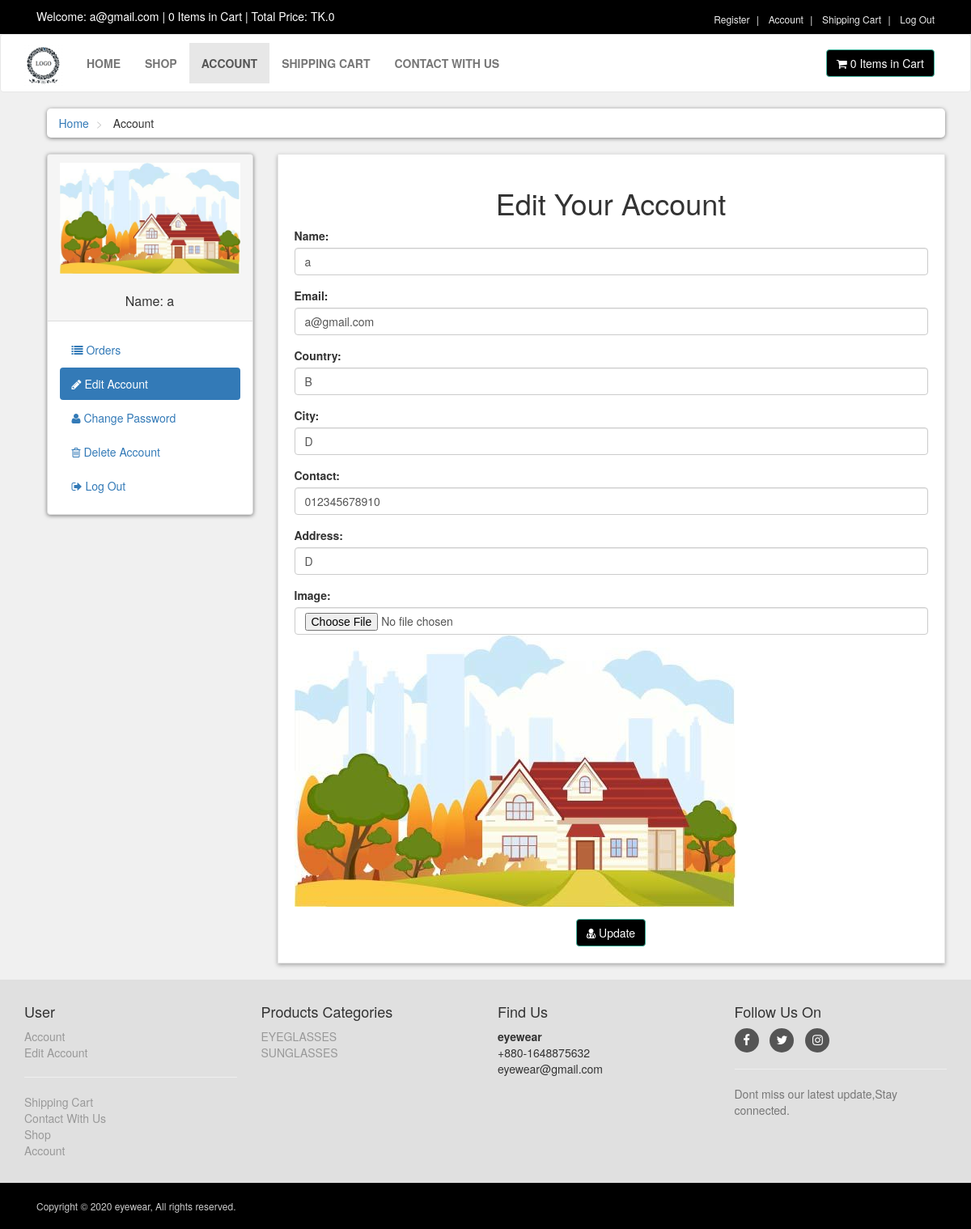
Screenshot of /customer/my_account.php?edit_account (signed in) with the database file from the repository.
### tables this page shows
CREATE TABLE `customers` (
  `customer_id` int(100) NOT NULL,
  `customer_name` varchar(100) NOT NULL,
  `customer_email` varchar(100) NOT NULL,
  `customer_pass` varchar(100) NOT NULL,
  `customer_country` text NOT NULL,
  `customer_city` text NOT NULL,
  `customer_contact` varchar(100) NOT NULL,
  `customer_address` text NOT NULL,
  `customer_image` text NOT NULL,
  `customer_ip` varchar(100) NOT NULL
);

CREATE TABLE `product_categories` (
  `p_cat_id` int(100) NOT NULL,
  `p_cat_title` text NOT NULL,
  `p_cat_desc` text NOT NULL
);

### customer/edit_account.php (the view, shortened to what this page needs)
<?php
$customer_session = $_SESSION['customer_email'];
$get_customer = "select * from customers where customer_email='$customer_session'";
$run_customer = mysqli_query($con,$get_customer);
$row_customer = mysqli_fetch_array($run_customer);
$customer_name = $row_customer['customer_name'];
$customer_email = $row_customer['customer_email'];
$customer_country = $row_customer['customer_country'];
$customer_city = $row_customer['customer_city'];
$customer_contact = $row_customer['customer_contact'];
$customer_address = $row_customer['customer_address'];
$customer_image = $row_customer['customer_image'];
?>
<h1 align="center"> Edit Your Account </h1>
<form action="" method="post" enctype="multipart/form-data">
    <div class="form-group">
        <label> Name: </label>
        <input type="text" name="c_name" class="form-control" value="<?php echo $customer_name; ?>" required>
    </div>
    <div class="form-group">
        <label> Email: </label>
        <input type="text" name="c_email" class="form-control" value="<?php echo $customer_email; ?>" required>
    </div>
    <div class="form-group">
        <label> Country: </label>
        <input type="text" name="c_country" class="form-control" value="<?php echo $customer_country; ?>" required>
    </div>
    <div class="form-group">
        <label> City: </label>
        <input type="text" name="c_city" class="form-control" value="<?php echo $customer_city; ?>" required>
    </div>
    <div class="form-group">
        <label> Contact: </label>
        <input type="text" name="c_contact" class="form-control" value="<?php echo $customer_contact; ?>" required>
    </div>
    <div class="form-group">
        <label> Address: </label>
        <input type="text" name="c_address" class="form-control" value="<?php echo $customer_address; ?>" required>
    </div>
    <div class="form-group">
        <label> Image: </label>
        <input type="file" name="c_image" class="form-control form-height-custom">
        <img class="img-responsive" src="customer_images/<?php echo $customer_image; ?>" alt="Costumer Image">
    </div>
    <div class="text-center">
        <button name="update" class="btn btn-primary">
            <i class="fa fa-user-md"></i> Update
        </button>
    </div>
</form>

### customer/includes/sidebar.php
<div class="panel panel-default sidebar-menu">
    <div class="panel-heading">
        <?php
        $customer_session = $_SESSION['customer_email'];
        $get_customer = "select * from customers where customer_email='$customer_session'";
        $run_customer = mysqli_query($con,$get_customer);
        $row_customer = mysqli_fetch_array($run_customer);
        $customer_image = $row_customer['customer_image'];
        $customer_name = $row_customer['customer_name'];
        if(!isset($_SESSION['customer_email'])){
        }else{
            echo "
                <center>
                    <img src='customer_images/$customer_image' class='img-responsive' >
                </center>
                <br/>
                <h3 class='panel-title' align='center'>
                    Name: $customer_name
                </h3>
            ";
        }
        ?>
    </div>
    <div class="panel-body">
        <ul class="nav-pills nav-stacked nav">
            <li class="<?php if(isset($_GET['my_orders'])){ echo "active"; } ?>">
                <a href="my_account.php?my_orders">
                    <i class="fa fa-list"></i> Orders
                </a>
            </li>
            <li class="<?php if(isset($_GET['edit_account'])){ echo "active"; } ?>">
                <a href="my_account.php?edit_account">
                    <i class="fa fa-pencil"></i> Edit Account
                </a>
            </li>
            <li class="<?php if(isset($_GET['change_pass'])){ echo "active"; } ?>">
                <a href="my_account.php?change_pass">
                    <i class="fa fa-user"></i> Change Password
                </a>
            </li>
            <li class="<?php if(isset($_GET['delete_account'])){ echo "active"; } ?>">
                <a href="my_account.php?delete_account">
                    <i class="fa fa-trash-o"></i> Delete Account
                </a>
            </li>
            <li>
                <a href="logout.php">
                    <i class="fa fa-sign-out"></i> Log Out
                </a>
            </li>
        </ul>
    </div>
</div>

### customer/includes/footer.php (shortened to what this page needs)
<div id="footer">
    <div class="container">
        <div class="row">
            <div class="col-sm-6 col-md-3">
               <h4>User</h4>
			   <ul>
                           <?php
                           if(!isset($_SESSION['customer_email'])){
                               echo"<a href='../checkout.php'>Login</a>";
                           }else{
                              echo"<a href='my_account.php?my_orders'>Account</a>";
                           }
                           ?>
                    <li>
                            <?php
                           if(!isset($_SESSION['customer_email'])){
                               echo"<a href='../checkout.php'>Login</a>";
                           }else{
                              echo"<a href='my_account.php?edit_account'>Edit Account</a>";
                           }
                           ?>
                    </li>
                </ul>
				<hr>
                <ul>
                    <li><a href="../cart.php">Shipping Cart</a></li>
                    <li><a href="../contact.php">Contact With Us</a></li>
                    <li><a href="../shop.php">Shop</a></li>
                    <li><a href="my_account.php">Account</a></li>
                </ul>
            </div>
            <div class="com-sm-6 col-md-3">
                <h4>Products Categories</h4>
                <ul>
                    <?php
                        $get_p_cats = "select * from product_categories";
                        $run_p_cats = mysqli_query($con,$get_p_cats);
                        while($row_p_cats=mysqli_fetch_array($run_p_cats)){
                            $p_cat_id = $row_p_cats['p_cat_id'];
                            $p_cat_title = $row_p_cats['p_cat_title'];
                            echo "
                                <li>
                                    <a href='../shop.php?p_cat=$p_cat_id'>
                                        $p_cat_title
                                    </a>
                                </li>
                            ";
                        }
                    ?>
                </ul>
            </div>
            <div class="col-sm-6 col-md-3">
                <h4>Find Us</h4>
                <p>
                   <strong>eyewear</strong>
                   <br/>+880-1648875632
                   <br/>eyewear@gmail.com
                </p>
            </div>
            <div class="col-sm-6 col-md-3">
                <h4>Follow Us On</h4>
                <p class="social">
                    <a href="https://www.facebook.com/Eyewear-109566234230129 " class="fa fa-facebook"></a>
                    <a href="https://twitter.com/Mithila89138238" class="fa fa-twitter"></a>
                    <a href="../#" class="fa fa-instagram"></a>
                </p>
				<hr>
				<p class="text-muted">
                    Dont miss our latest update,Stay connected.
                </p>
            </div>
        </div>
    </div>
</div>
<div id="copyright">
    <div class="container">
        <div class="col-md-6">
            <p class="pull-left">Copyright &copy; 2020 eyewear, All rights reserved.</p>
        </div>
    </div>
</div>

### customer/styles/style.css (style rules this page uses)
body { font-size: 14px; line-height: 1.42857143; color: #333333; background: #f0f0f0; overflow-x: hidden; }
.btn-primary { color: rgb(255, 255, 255); background: #000000; border-color: rgb(65, 179, 156); }
#content .panel.sidebar-menu { box-sizing: border-box; box-shadow: 0px 1px 5px rgba(0, 0, 0, .5); }
#content .panel.sidebar-menu h3 { padding: 5px 0px; margin: 0px; }
#footer { background: #e0e0e0; padding: 20px 0; }
#footer a { color: #999999; padding: 0; text-decoration: none; }
#footer ul { list-style: none; padding-left: 0px; }
#footer .social { text-align: left; }
#footer .social a { margin: 0px 10px 0px 0px; display: inline-block; color: #ffffff; width: 30px; height: 30px; border-radius: 15px; line-height: 30px; font-size: 15px; text-align: center; vertical-align: bottom; background: #555555; text-decoration: none; }
#copyright { background: #000000; color: #cccccc; padding: 20px 0px; font-size: 12px; }
#copyright p { margin: 0px; }

### rows the page displays
customers: customer_image (picture), customer_name "a", c_name "a", c_email "a@gmail.com", c_country "B", c_city "D", c_contact "012345678910", c_address "D"
product_categories: p_cat_title "EYEGLASSES"
product_categories: p_cat_title "SUNGLASSES"

### other values shown
$_SESSION['customer_email'] "a@gmail.com"
$count_items "0 0"
$total "0"
